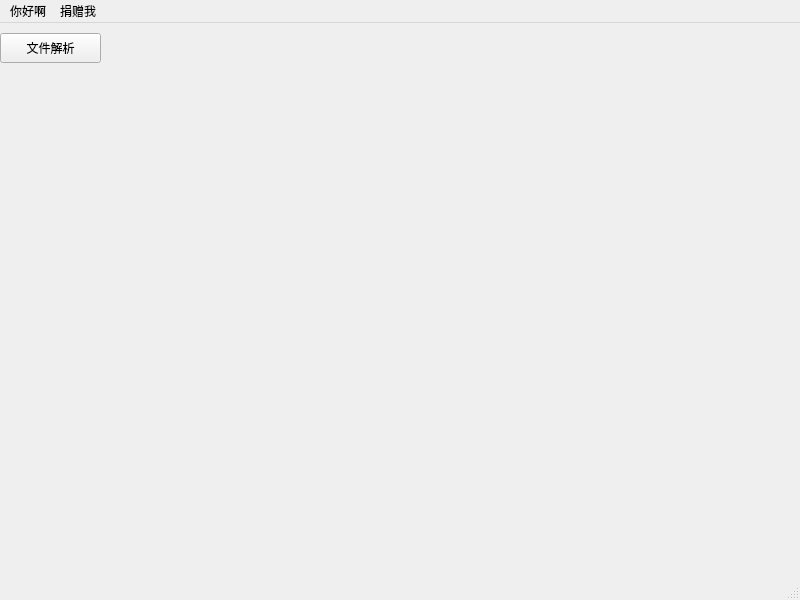
<?xml version="1.0" encoding="UTF-8"?>
<ui version="4.0">
 <class>MainWindow</class>
 <widget class="QMainWindow" name="MainWindow">
  <property name="geometry">
   <rect>
    <x>0</x>
    <y>0</y>
    <width>800</width>
    <height>600</height>
   </rect>
  </property>
  <property name="windowTitle">
   <string>MainWindow</string>
  </property>
  <widget class="QWidget" name="centralwidget">
   <widget class="QPushButton" name="FileAnalyze">
    <property name="geometry">
     <rect>
      <x>0</x>
      <y>10</y>
      <width>101</width>
      <height>30</height>
     </rect>
    </property>
    <property name="text">
     <string>文件解析</string>
    </property>
   </widget>
  </widget>
  <widget class="QMenuBar" name="menubar">
   <property name="geometry">
    <rect>
     <x>0</x>
     <y>0</y>
     <width>800</width>
     <height>27</height>
    </rect>
   </property>
   <widget class="QMenu" name="menu">
    <property name="title">
     <string>你好啊</string>
    </property>
   </widget>
   <widget class="QMenu" name="menu_2">
    <property name="title">
     <string>捐赠我</string>
    </property>
    <addaction name="actionpower_by_tengteng"/>
   </widget>
   <addaction name="menu"/>
   <addaction name="menu_2"/>
  </widget>
  <widget class="QStatusBar" name="statusbar"/>
  <action name="actionpower_by_tengteng">
   <property name="text">
    <string>power by tengteng</string>
   </property>
  </action>
 </widget>
 <resources/>
 <connections/>
</ui>
